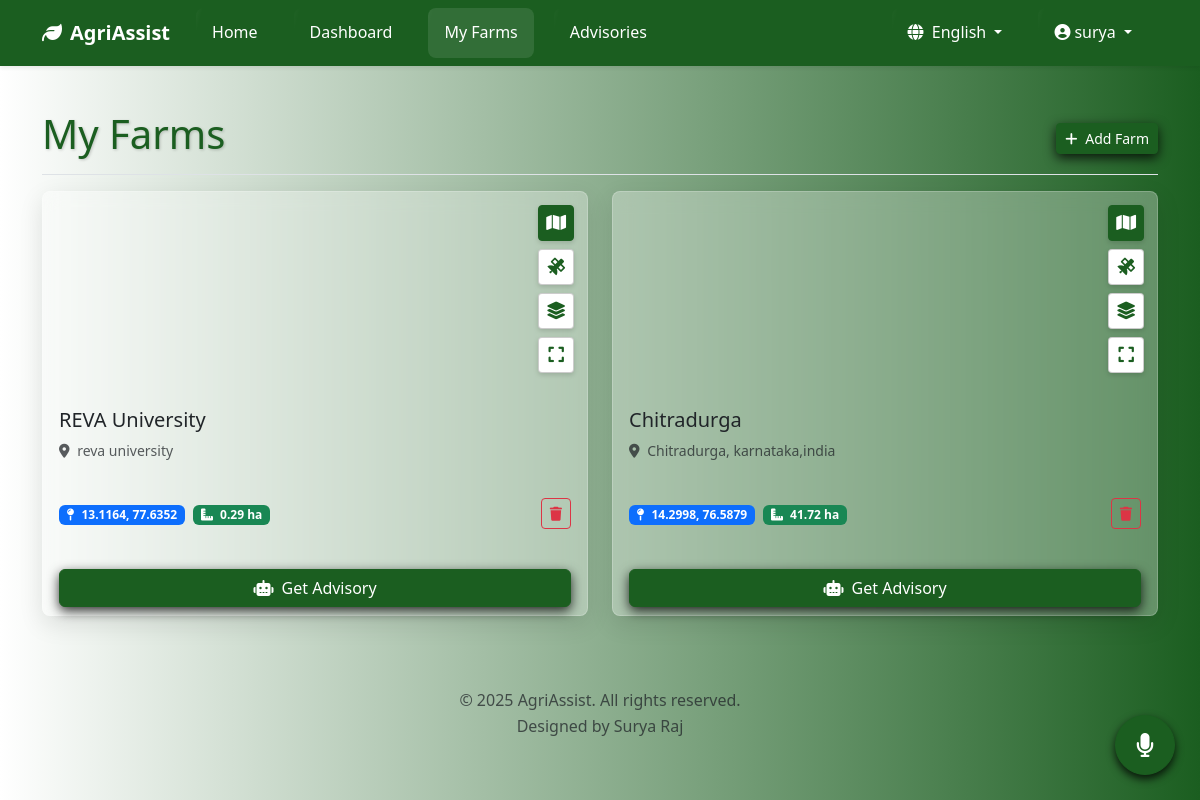
Page /farms (signed in) on the committed database.
### app.py (models this page shows, shortened)
class User(db.Model, UserMixin):
    id = db.Column(db.Integer, primary_key=True)
    username = db.Column(db.String(64), unique=True, nullable=False, index=True)
    first_name = db.Column(db.String(50), nullable=False)
    last_name = db.Column(db.String(50), nullable=False)
    email = db.Column(db.String(120), unique=True, nullable=False, index=True)
    phone = db.Column(db.String(20), nullable=True)
    password_hash = db.Column(db.String(128), nullable=False)
    language = db.Column(db.String(10), default='en')
    created_at = db.Column(db.DateTime, default=datetime.utcnow)
    last_login = db.Column(db.DateTime, nullable=True)
    is_verified = db.Column(db.Boolean, nullable=False, default=False)
    farms = db.relationship('Farm', backref='owner', lazy=True, cascade='all, delete-orphan')

class Farm(db.Model):
    id = db.Column(db.Integer, primary_key=True)
    name = db.Column(db.String(100), nullable=False)
    location = db.Column(db.String(200), nullable=False)
    latitude = db.Column(db.Float, nullable=False)
    longitude = db.Column(db.Float, nullable=False)
    area_hectares = db.Column(db.Float, nullable=True)
    area_geojson = db.Column(db.Text, nullable=True)
    created_at = db.Column(db.DateTime, default=datetime.utcnow)
    user_id = db.Column(db.Integer, db.ForeignKey('user.id'), nullable=False)
    advisories = db.relationship('Advisory', backref='farm', lazy=True, cascade='all, delete-orphan')

### app.py (the view)
@app.route('/farms')
@login_required
def farms():
    crop_options_translated = [(crop, _(crop)) for crop in CROP_OPTIONS]
    soil_types_options_translated = [(soil, _(soil)) for soil in SOIL_TYPE_OPTIONS]
    crop_stages_options_translated = [(stage, _(stage)) for stage in CROP_STAGE_OPTIONS]
    return render_template(
        'farms.html', title=_('My Farms'),
        farms=current_user.farms,
        crop_options=crop_options_translated,
        soil_types=soil_types_options_translated,
        crop_stages=crop_stages_options_translated,
        google_maps_api_key=app.config.get('GOOGLE_MAPS_API_KEY')
    )

### app.py (called while the page is built)
@login_manager.user_loader
def load_user(user_id): return User.query.get(int(user_id))

def get_locale():
    if current_user.is_authenticated and current_user.language:
        return current_user.language
    if 'language' in session and session['language'] in app.config['LANGUAGES']:
        return session['language']
    return request.accept_languages.best_match(list(app.config['LANGUAGES'].keys()))

@app.before_request
def before_request():
    session.permanent = True
    app.permanent_session_lifetime = timedelta(minutes=10) # Increased session lifetime
    session.modified = True
    g.language = get_locale()

@app.context_processor
def inject_globals():
    return {
        'now': datetime.utcnow,
        'get_locale': get_locale,
        'LANGUAGES': app.config['LANGUAGES']
    }

### templates/farms.html (shortened to what this page needs)
{% extends "base.html" %}
{% block content %}
<div class="container py-4">
    <div class="d-flex justify-content-between flex-wrap flex-md-nowrap align-items-center pt-3 pb-2 mb-3 border-bottom">
        <h1 class="main-title">{{ _('My Farms') }}</h1>
        <div class="btn-toolbar mb-2 mb-md-0">
            <button type="button" class="btn btn-sm btn-theme-primary" id="addfarmbtn" data-bs-toggle="modal" data-bs-target="#addFarmModal">
                <i class="fas fa-plus me-1"></i> {{ _('Add Farm') }}
            </button>
        </div>
    </div>
    {% if farms %}
        <div class="row row-cols-1 row-cols-md-2 g-4 mb-4">
            {% for farm in farms %}
                <div class="col farm-card" id="farm-card-{{ farm.id }}"
                     data-farm-id="{{ farm.id }}"
                     data-lat="{{ farm.latitude }}"
                     data-lon="{{ farm.longitude }}"
                     data-geojson="{{ farm.area_geojson | tojson }}">
                    <div class="card h-100">
                        <div class="card-img-top map-container-fullscreenable position-relative" style="height: 200px; border-radius: 1rem 1rem 0 0;">
                            <div id="farmMap{{ farm.id }}" style="height: 100%; width: 100%;"></div>
                            <div class="map-controls">
                                <button type="button" class="map-control-btn map-view-btn active" data-view-type="map" title="{{ _('Map View') }}"><i class="fas fa-map"></i></button>
                                <button type="button" class="map-control-btn map-view-btn" data-view-type="satellite" title="{{ _('Satellite View') }}"><i class="fas fa-satellite"></i></button>
                                <button type="button" class="map-control-btn map-view-btn" data-view-type="hybrid" title="{{ _('Hybrid View') }}"><i class="fas fa-layer-group"></i></button>
                                <button type="button" class="map-control-btn view-fullscreen-btn" title="{{ _('View Fullscreen') }}"><i class="fas fa-expand"></i></button>
                            </div>
                        </div>
                        <div class="card-body d-flex flex-column">
                            <h5 class="card-title">{{ farm.name }}</h5>
                            <p class="card-text text-muted small">
                                <i class="fas fa-map-marker-alt me-1"></i> {{ farm.location }}
                            </p>
                            <div class="mt-auto">
                                <div class="d-flex justify-content-between align-items-center mb-3">
                                    <div>
                                        <span class="badge bg-primary me-1">
                                            <i class="fas fa-map-pin me-1"></i> {{ "%.4f"|format(farm.latitude) }}, {{ "%.4f"|format(farm.longitude) }}
                                        </span>
                                        {% if farm.area_hectares %}
                                        <span class="badge bg-success me-1">
                                            <i class="fas fa-ruler-combined me-1"></i> {{ "%.2f"|format(farm.area_hectares) }} ha
                                        </span>
                                        {% endif %}
                                    </div>
                                    <div class="btn-group">
                                        <button type="button" class="btn btn-sm btn-outline-danger" onclick="deleteFarm('{{ farm.id }}')">
                                            <i class="fas fa-trash"></i>
                                        </button>
                                    </div>
                                </div>
                            </div>
                        </div>
                        <div class="card-footer bg-transparent border-top-0">
                            <a href="#" id="getAdvisoryBtn" class="btn btn-theme-primary w-100" data-bs-toggle="modal" data-bs-target="#getAdvisoryModal" data-farm-id="{{ farm.id }}">
                                <i class="fas fa-robot me-1"></i> {{ _('Get Advisory') }}
                            </a>
                        </div>
                    </div>
                </div>
            {% endfor %}
        </div>
    {% endif %}
</div>
{% endblock %}

### templates/base.html (shortened to what this page needs)
<!DOCTYPE html>
<html lang="{{ get_locale() }}">
<head>
    <link href="https://cdn.jsdelivr.net/npm/bootstrap@5.3.2/dist/css/bootstrap.min.css" rel="stylesheet">
    <link rel="stylesheet" href="https://cdnjs.cloudflare.com/ajax/libs/font-awesome/6.4.2/css/all.min.css">
    <link rel="stylesheet" href="https://cdn.jsdelivr.net/npm/ol@v8.1.0/ol.css">
    <link rel="stylesheet" href="{{ url_for('static', filename='css/style.css') }}">
</head>
<body>
    <header>
        <nav class="navbar navbar-expand-lg navbar-dark shadow-sm fixed-top navbar-glassy" style="background-color: #1B5E20;">
            <div class="container">
                <a class="navbar-brand fw-bold" href="{{ url_for('home') }}">
                    <i class="fas fa-leaf me-2"></i>{{ _('AgriAssist') }}
                </a>
                <div class="collapse navbar-collapse" id="navbarNav">
                    <ul class="navbar-nav me-auto mb-2 mb-lg-0">
                        <li class="nav-item">
                            <a class="nav-link {% if request.endpoint == 'home' %}active{% endif %}" href="{{ url_for('home') }}">{{ _('Home') }}</a>
                        </li>
                        {% if current_user.is_authenticated %}
                        <li class="nav-item">
                            <a class="nav-link {% if request.endpoint == 'dashboard' %}active{% endif %}" href="{{ url_for('dashboard') }}">{{ _('Dashboard') }}</a>
                        </li>
                        <li class="nav-item">
                            <a class="nav-link {% if request.endpoint == 'farms' %}active{% endif %}" href="{{ url_for('farms') }}">{{ _('My Farms') }}</a>
                        </li>
                        <li class="nav-item">
                            <a class="nav-link {% if request.endpoint == 'advisories' %}active{% endif %}" href="{{ url_for('advisories') }}">{{ _('Advisories') }}</a>
                        </li>
                        {% endif %}
                    </ul>
                    <ul class="navbar-nav ms-auto">
                        <li class="nav-item dropdown">
                            <a class="nav-link dropdown-toggle" href="#" id="languageDropdown" role="button" data-bs-toggle="dropdown" aria-expanded="false">
                                <i class="fas fa-globe me-1"></i> {{ LANGUAGES[get_locale()] }}
                            </a>
                        </li>
                        {% if current_user.is_authenticated %}
                        <li class="nav-item dropdown">
                             <a class="nav-link dropdown-toggle" href="#" id="userDropdown" role="button" data-bs-toggle="dropdown" aria-expanded="false">
                                <i class="fas fa-user-circle me-1"></i>{{ current_user.username }}
                            </a>
                        </li>
                        {% endif %}
                    </ul>
                </div>
            </div>
        </nav>
    </header>
    <main role="main">
        {% block content %}{% endblock %}
        {% if current_user.is_authenticated %}
            <button id="voice-assistant-btn" class="btn btn-success"
                    title="{{ _('Voice Assistant') }}"
                    data-lang="{{ get_locale() }}"
                    data-url-command-processor="{{ url_for('process_voice_command') }}"
                    data-speak-listening="{{ _('Listening...') }}"
                    data-speak-error="{{ _('Sorry, an error occurred. Please try again.') }}">
                <i class="fas fa-microphone"></i>
            </button>
        {% endif %}
    </main>
    <footer class="bg-transparent text-center text-lg-start mt-auto py-4">
        <div class="container">
            <p class="text-center text-muted">&copy; 2025 {{ _('AgriAssist') }}. {{ _('All rights reserved.') }} <br>{{ _('Designed by Surya Raj') }}</p>
        </div>
    </footer>
</body>
</html>

### static/css/style.css (style rules this page uses)
:root { --primary-color: #2E7D32; --secondary-color: #388E3C; --accent-color: #8BC34A; --light-color: #F1F8E9; --dark-color: #1B5E20; --text-color: #212121; --text-light: #757575; --white: #FFFFFF; --danger: #D32F2F; --warning: #FFA000; --success: #388E3C; }
body { font-family: 'Segoe UI', Tahoma, Geneva, Verdana, sans-serif; line-height: 1.6; color: var(--text-color); background-color: #f5f5f5; margin: 0; padding: 0; }
a { color: var(--primary-color); text-decoration: none; transition: color 0.3s ease; }
.navbar { background-color: var(--white); box-shadow: 0 2px 4px rgba(0, 0, 0, 0.1); }
.navbar-brand { font-weight: 700; color: var(--primary-color) !important; }
.nav-link { color: var(--text-color) !important; font-weight: 500; margin: 0 10px; }
.card { border: none; border-radius: 8px; box-shadow: 0 2px 10px rgba(0, 0, 0, 0.1); transition: transform 0.3s ease, box-shadow 0.3s ease; margin-bottom: 20px; }
footer { background-color: var(--dark-color); color: white; padding: 30px 0; margin-top: 60px; }

### templates/base.html (style rules this page uses)
body { padding-top: 70px; }
.navbar-dark .navbar-brand { color: white !important; }
.navbar-dark .navbar-nav .nav-link { color: white !important; position: relative; padding: 0.75rem 1rem; border-radius: 8px; overflow: hidden; z-index: 1; transition: background-color 0.3s ease; }
.navbar-dark .navbar-nav .nav-link::before { content: ''; position: absolute; top: 0; left: 0; width: 100%; height: 100%; background: linear-gradient( 90deg, transparent, rgba(255, 255, 255, 0.2), transparent ); transform: translateX(-100%) skewX(-15deg); z-index: -1; }
.navbar-dark .navbar-nav .nav-link:hover, .navbar-dark .navbar-nav .nav-link.active { background-color: rgba(255, 255, 255, 0.1); }
.navbar-dark .navbar-nav .nav-link.active::before { animation: sweep 3s infinite ease-out; }
#voice-assistant-btn { position: fixed; bottom: 25px; right: 25px; width: 60px; height: 60px; font-size: 1.5rem; border-radius: 50%; z-index: 1050; box-shadow: 0 4px 8px rgba(0,0,0,0.8); transition: transform 0.2s ease-in-out, background-color 0.2s; background-color: #1B5E20; border-color: #1B5E20; overflow: hidden; animation: gentlePulse 3s ease-in-out infinite; }
#voice-assistant-btn::after { content: ''; position: absolute; top: 50%; left: 50%; width: 5px; height: 5px; background: rgba(255, 255, 255, 0.5); opacity: 0; border-radius: 100%; transform: scale(1, 1) translate(-50%); transform-origin: 50% 50%; }

### templates/farms.html (style rules this page uses)
body { background-image: linear-gradient(to right, white, #1B5E20); background-attachment: fixed; }
.main-title { color: #1B5E20; text-shadow: 1px 1px 3px rgba(0,0,0,0.2); }
.btn-theme-primary { background-color: #1B5E20; border-color: #1B5E20; color: white; }
.card { background: rgba(255, 255, 255, 0.3); backdrop-filter: blur(10px); -webkit-backdrop-filter: blur(10px); border: 1px solid rgba(255, 255, 255, 0.2); box-shadow: 0 8px 24px 0 rgba(0,0,0,0.1); transition: all 0.3s ease-in-out; }
.card-footer .btn { transition: all 0.2s ease-in-out; }
#addfarmbtn { box-shadow: 0 4px 12px rgba(0,0,0,0.8); }
#getAdvisoryBtn { box-shadow: 0 4px 12px rgba(0,0,0,0.8); }
.map-controls { position: absolute; top: 0.8rem; right: 0.8rem; z-index: 5; display: flex; flex-direction: column; gap: 0.5rem; }
.map-control-btn { background-color: white; color: #1B5E20; border: 1px solid rgba(0,0,0,0.2); border-radius: 4px; width: 36px; height: 36px; font-size: 1.1rem; cursor: pointer; transition: all 0.2s ease-in-out; box-shadow: 0 2px 5px rgba(0,0,0,0.15); display: flex; align-items: center; justify-content: center; }
.map-control-btn.active { background-color: #1B5E20; color: white; border-color: #1B5E20; }

### rows in the picture
User: language "English", username "surya"
Farm: {{ farm.id }} 1 (drawn), name "REVA University", location "reva university", latitude "13.1164", longitude "77.6352", area_hectares "0.29"
Farm: name "Chitradurga", location "Chitradurga, karnataka,india", latitude "14.2998", longitude "76.5879", area_hectares "41.72"
